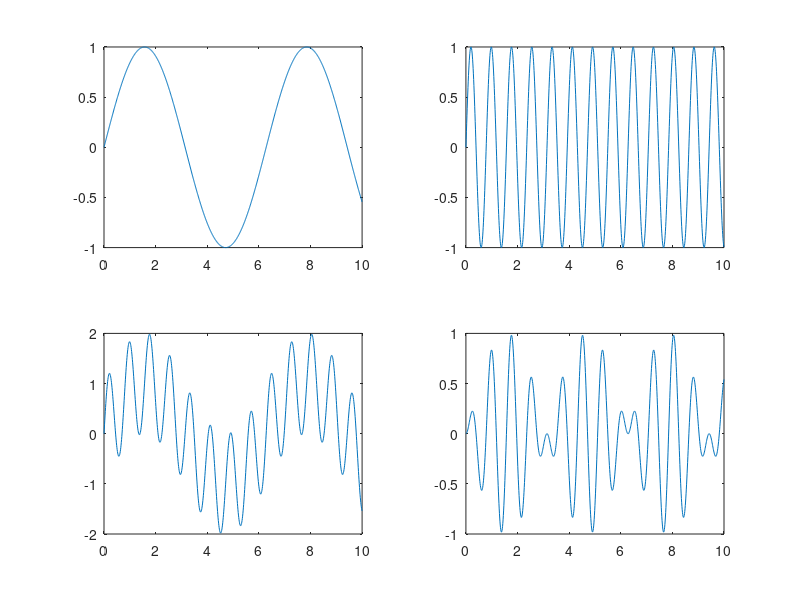
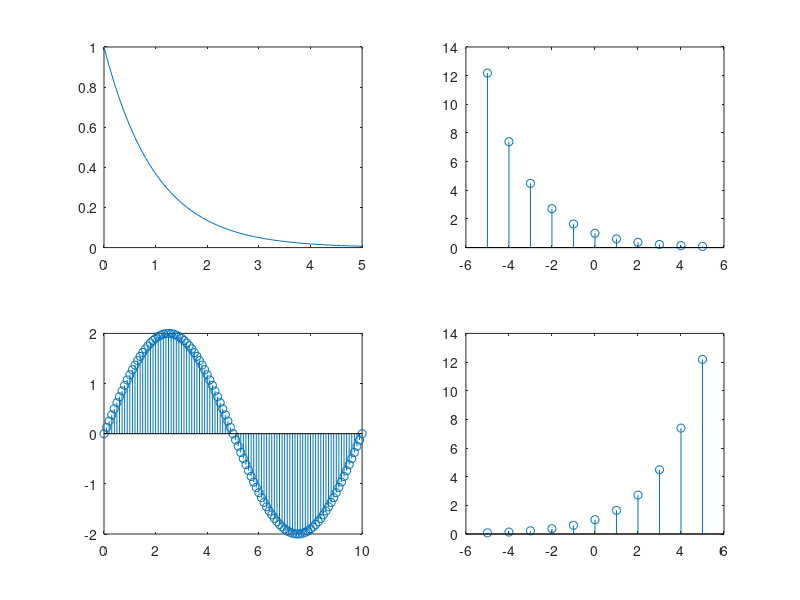

The MATLAB source for these figures, in order:
clc
clear all;
close all;
%%
t=0:0.01:10;
t1=8*t;
x1=sin(t);
x2=sin(t1);
x3=x2+x1;
x4=x2.*x1;
figure();
subplot(221)
plot(t,x1)
subplot(222)
plot(t,x2)
subplot(223)
plot(t,x3)
subplot(224)
plot(t,x4)
%%
x5=sin(t-3);
x6=sin(-t);
x7=sin(3*t);
figure();
subplot(411)
plot(t,x5)
subplot(412)
plot(t,x6)
subplot(413)
plot(t,x7)
subplot(414)
plot(t,x1)
grid off;
%%
n1=-4:1:3;
x9=[1 2 3 4 5 0 0 0];
x10=[0 0 0 3 4 5 6 7];
x11=x9+x10;
x12=x9.*x10;
subplot(411)
stem(n1,x9)
subplot(412)
stem(n1,x10)
subplot(413)
stem(n1,x12)
subplot(414)
stem(n1,x11)
%%
subplot(411)
stem(n1-3,x9)
subplot(412)
stem((-n1),x9)
subplot(413)
stem((3*n1),x9)
subplot(414)
stem(n1,x9)
%%
a=x9;
b=[0 0 0 5 4 3 2 1];
c=(a+b)/2;
d=(a-b)/2;
subplot(411)
stem(n1,a)
subplot(412)
stem((n1),b)
subplot(413)
stem(n1,c)
subplot(414)
stem(n1,d)
%%
t=0:0.01:1;
f=5;
n=-10:1:10;
x1=sawtooth(2*pi*f*t);
x2=sawtooth(2*pi*f*n);
subplot(221)
plot(t,x1)
subplot(222)
stem(n,x2)
axis([0 10 -1.2 1.2])
t1=0:10;
x3=(2.3)*rand(1,length(t1));
subplot(223)
plot(t1,x3)
subplot(224)
stem(t1,x3)
%%
f1=0.1;
t2=0:0.1:10;
n1=-5:1:5;
x4=2*sin(2*pi*f1*t2);
x5=exp(5*t);
x6=exp(0.5*n1);
subplot(221)
plot(t2,x4)
subplot(222)
plot(t,x5)
subplot(223)
stem(t2,x4)
subplot(224)
stem(n1,x6)
%%
t3 = 0:0.1:5;
x7=exp((-1)*t3);
subplot(221)
plot(t3,x7)
x8=exp((-0.5)*n1);
subplot(222)
stem(n1,x8)